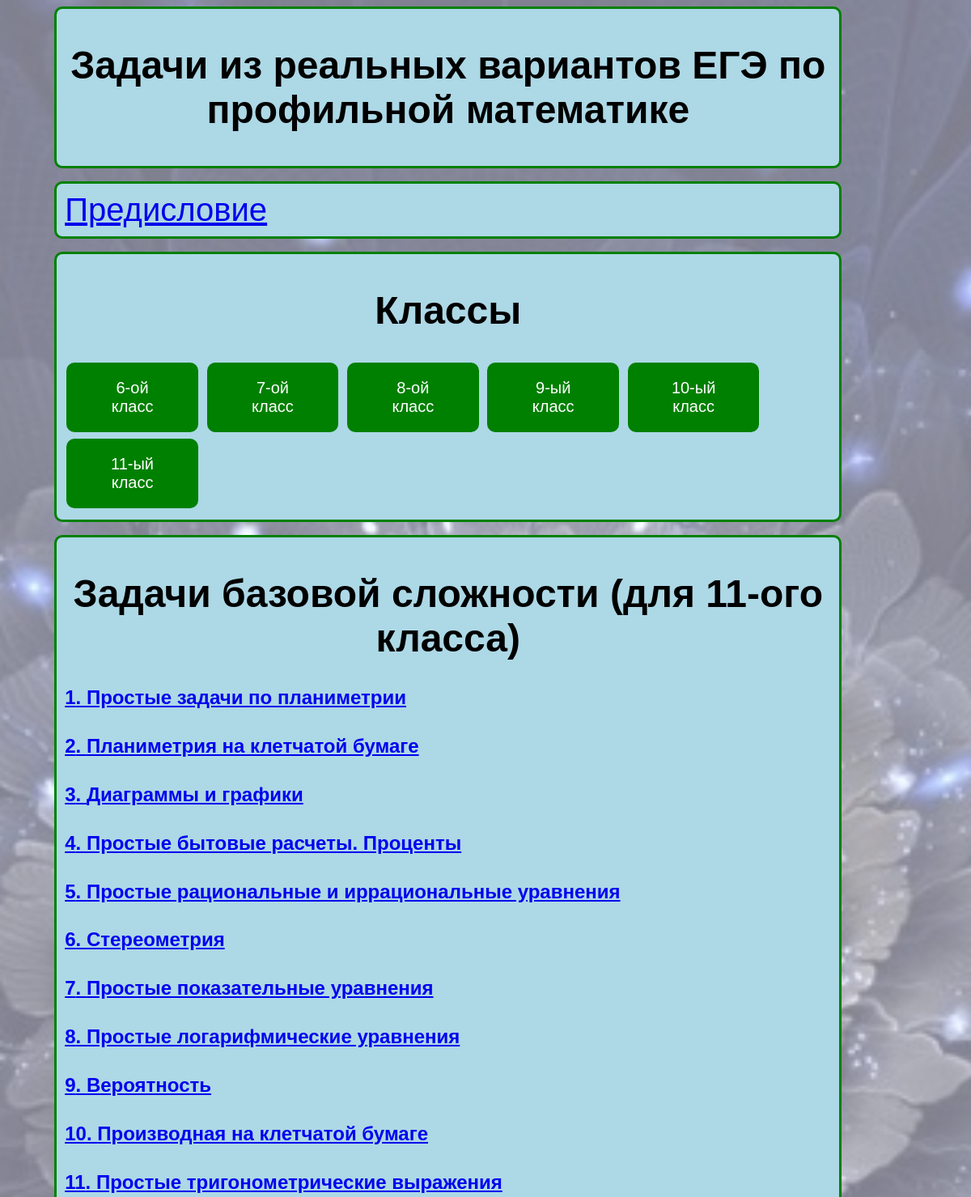
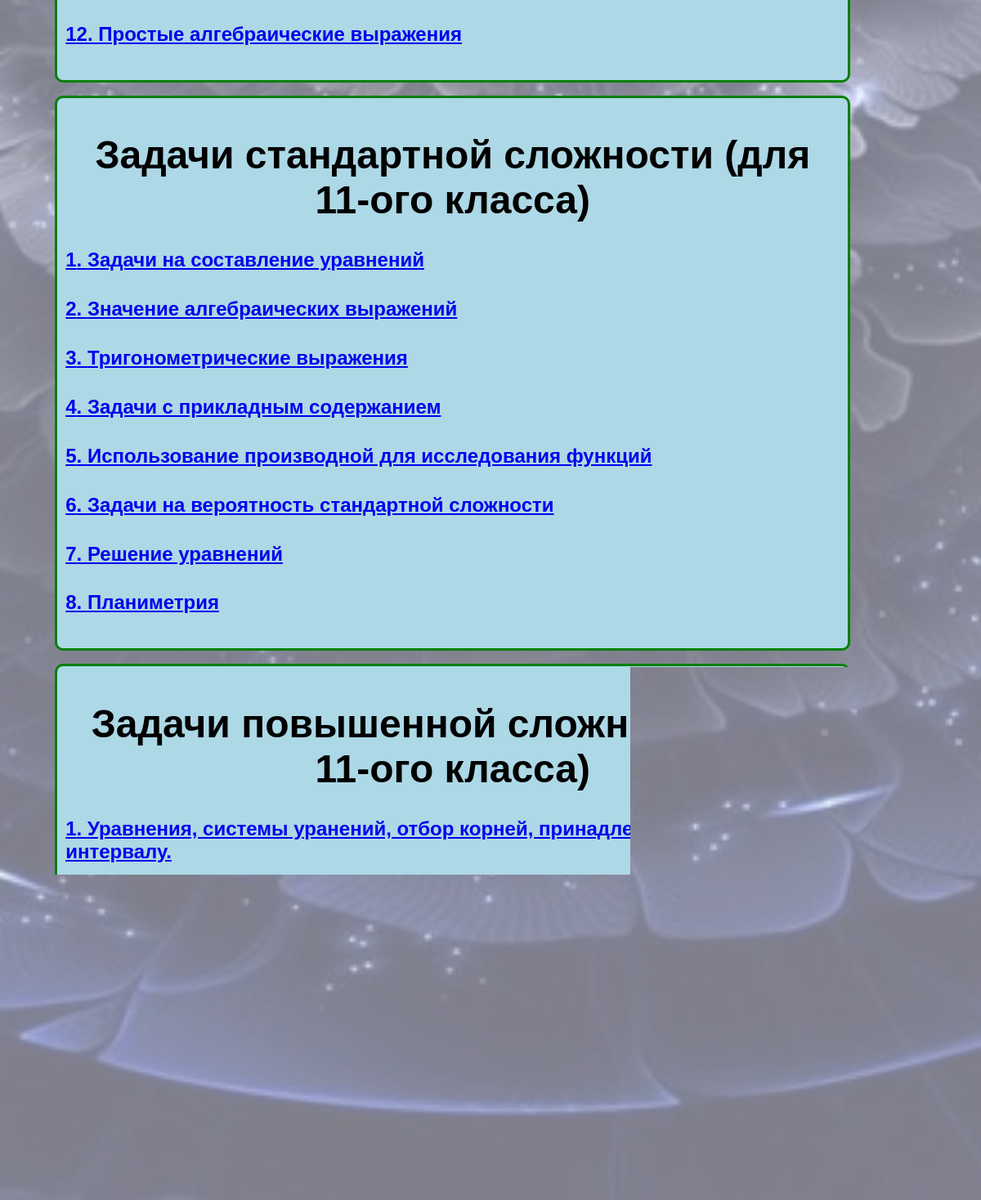
The page / on the database its author committed (2 pictures, top to bottom).
### main/models.py (models this page shows, shortened)
class Topic(models.Model):
    name_topic = models.CharField(max_length=200, db_index=True)
    number_in_order = models.IntegerField(default=0)
    mett = models.IntegerField(default=0)
    tip_top = models.IntegerField(blank=True, null=True, default=0)
    backdrop = models.ImageField(upload_to='smile', default='')

### main/views.py (the view)
# urls.py: path('', views.index, name='home'),
def index(request):
    if "DESKTOP" in socket.gethostname():
        form_nopor()
    tp = Topic.objects.get(pk=1)
    m = nclass(request)
    mm = int(m)
    topp1 = Topic.objects.filter(tip_top=1, mett__lte=mm).order_by("number_in_order")
    topp2 = Topic.objects.filter(tip_top=2, mett__lte=mm).order_by("number_in_order")
    topp3 = Topic.objects.filter(tip_top=3, mett__lte=mm).order_by("number_in_order")
    context = {
        'tp': tp,
        'mm': mm,
        'topp1': topp1,
        'topp2': topp2,
        'topp3': topp3
    }
    return render(request, 'main/index.html', context=context)

### main/views.py (called while the page is built)
def nclass(request):
    u = str(request)
    k = u.find('_class=')
    m = '11'
    if k > 0:
        m = u[k + 7:k + 8]
        if m == '1':
            m = u[k + 7:k + 9]
    return m

### main/templates/main/index.html (shortened to what this page needs)
<!doctype html>
<html lang="en">
<head>
</head>
<body>
<div class="px_l" style="background-color: LightBlue">
<h1 align="center">Задачи из реальных вариантов ЕГЭ по профильной математике</h1>
</div>
    <p>
    <p>
<div class="px_l" style="background-color: LightBlue"  ;>
<a  style="font-size: 40px;" href= "{% url 'ege'  %}">Предисловие</a>
</div>
<p>
<p>
<div class="px_l" style="background-color: LightBlue">
 <h1 align="center" > Классы</h1>
<a class="button" href= "{% url 'index'  %}?shcool_class=6">6-ой класс</a>
<a class="button"  href="{% url 'index'  %}?shcool_class=7">7-ой класс</a>
<a class="button" href="{% url 'index'   %}?shcool_class=8">8-ой класс</a>
<a class="button" href="{% url 'index'   %}?shcool_class=9">9-ый класс</a>
<a class="button" href="{% url 'index'   %}?shcool_class=10">10-ый класс</a>
<a class="button" href="{% url 'index'  %}?shcool_class=11">11-ый класс</a>
     </div>
<p>
<p>
<div class="px_l" style="background-color: LightBlue">
    <h1 align="center"> Задачи базовой сложности (для {{mm}}-ого класса)</h1>
 {% for t in topp1 %}
   {%if mm == 11 %}
    <a  href="{% url 'probls' t.pk %}?school_class=11">
      <h4 align="left">  {{forloop.counter}}. {{t.name_topic}}</h4>
     </a>
  {%endif%}
  {%endfor%}
</div>
<p>
<p>
<div class="px_l" style="background-color: LightBlue">
    <h1 align="center"> Задачи стандартной  сложности (для {{mm}}-ого класса)</h1>
 {% for t in topp2 %}
   {%if mm == 11 %}
    <a  href="{% url 'probls' t.pk %}?school_class=11">
      <h4 align="left">  {{forloop.counter}}. {{t.name_topic}}</h4>
     </a>
  {%endif%}
  {%endfor%}
</div>
<p>
<p>
<div class="px_l" style="background-color: LightBlue">
    <h1 align="center"> Задачи повышенной сложности (для {{mm}}-ого класса)</h1>
 {% for t in topp3 %}
   {%if mm == 11 %}
    <a  href="{% url 'probls' t.pk %}?school_class=11">
      <h4 align="left">  {{forloop.counter}}. {{t.name_topic}}</h4>
     </a>
  {%endif%}
  {%endfor%}
</div>
</body>
</html>

### rows shown on the page
Topic: name_topic "Простые задачи по планиметрии"
Topic: name_topic "Планиметрия на клетчатой бумаге"
Topic: name_topic "Диаграммы и графики"
Topic: name_topic "Простые бытовые расчеты. Проценты"
Topic: name_topic "Простые рациональные и иррациональные уравнения"
Topic: name_topic "Стереометрия"
Topic: name_topic "Простые показательные уравнения"
Topic: name_topic "Простые логарифмические уравнения"
Topic: name_topic "Вероятность"
Topic: name_topic "Производная на клетчатой бумаге"
Topic: name_topic "Простые тригонометрические выражения"
Topic: name_topic "Простые алгебраические выражения"
Topic: name_topic "Задачи на составление уравнений"
Topic: name_topic "Значение алгебраических выражений"
Topic: name_topic "Тригонометрические выражения"
Topic: name_topic "Задачи с прикладным содержанием"
Topic: name_topic "Использование производной для исследования функций"
Topic: name_topic "Задачи на вероятность стандартной сложности"
Topic: name_topic "Решение уравнений"
Topic: name_topic "Планиметрия"
Topic: name_topic "Уравнения, системы уранений, отбор корней, принадлежащих заданному интервалу."
Topic: name_topic "Неравенства"
Topic: name_topic "Задачи с параметром"
Topic: name_topic "Задачи по планиметрии повышенной сложности"
Topic: name_topic "Задачи по стереометрии повышенной сложности"
Topic: name_topic "Задачи по экономике"

### other values the page prints
{{ mm }} "11"
